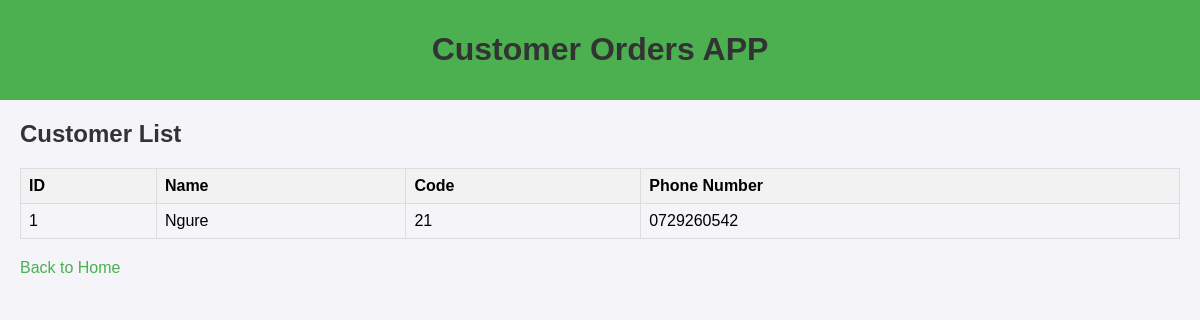
The page /view_customers on the database as committed earlier.
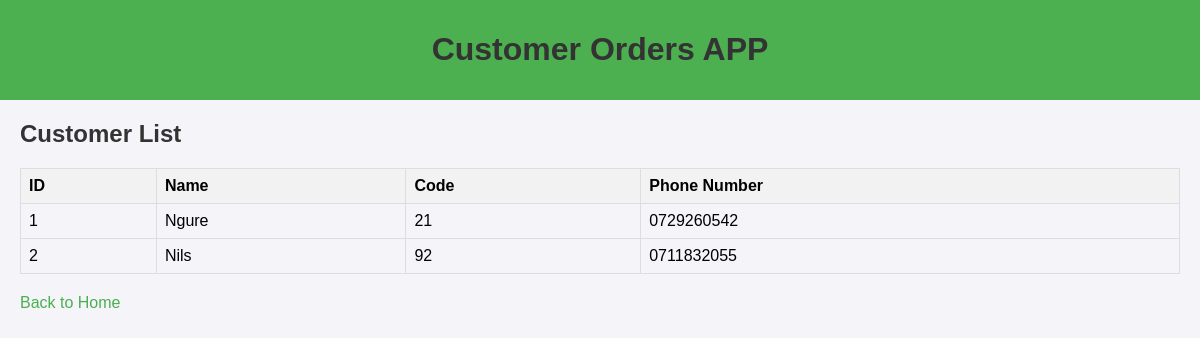
The same page on the database as committed later.
### models.py (models this page shows)
class Customer(db.Model):
    id = db.Column(db.Integer, primary_key=True)
    name = db.Column(db.String(50), nullable=False)
    code = db.Column(db.String(20), unique=True, nullable=False)
    phone_number = db.Column(db.String(20), nullable=False)

### app.py (the view)
@app.route('/view_customers')
def view_customers():
    customers = Customer.query.all()
    return render_template('customers.html', customers=customers)

### templates/customers.html
{% extends "base.html" %}
{% block content %}
<h2>Customer List</h2>
<table>
    <tr>
        <th>ID</th>
        <th>Name</th>
        <th>Code</th>
        <th>Phone Number</th>
    </tr>
    {% for customer in customers %}
    <tr>
        <td>{{ customer.id }}</td>
        <td>{{ customer.name }}</td>
        <td>{{ customer.code }}</td>
        <td>{{ customer.phone_number }}</td>
    </tr>
    {% endfor %}
</table>
<a href="/">Back to Home</a>
{% endblock %}

### templates/base.html (shortened to what this page needs)
<!doctype html>
<html lang="en">
<head>
    <link rel="stylesheet" href="{{ url_for('static', filename='styles.css') }}">
</head>
<body>
    <header>
        <h1>Customer Orders APP</h1>
    </header>
    <main>
        {% block content %}{% endblock %}
    </main>
</body>
</html>

### static/styles.css (style rules this page uses)
body { font-family: Arial, sans-serif; background-color: #f4f4f9; margin: 0; padding: 0; }
header { background-color: #4CAF50; color: white; padding: 10px 0; text-align: center; }
main { margin: 20px; }
h1, h2 { color: #333; }
table { width: 100%; border-collapse: collapse; margin-bottom: 20px; }
table, th, td { border: 1px solid #ddd; }
th, td { padding: 8px; text-align: left; }
th { background-color: #f2f2f2; }
a { color: #4CAF50; text-decoration: none; }

Rows that differ between the two databases and show on the page:
added Customer: id "2", name "Nils", code "92", phone_number "0711832055"
